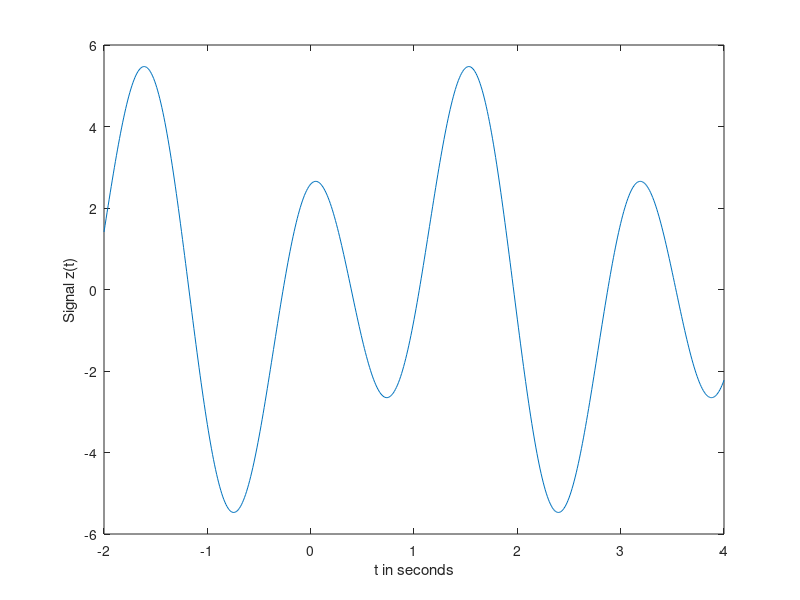

Write the MATLAB code that produced this figure.
t = -2 : 0.01 : 4;
z = 4 * cos(4 * t) + 2 * sin(2 * t - pi / 4);

plot(t, z);
xlabel('t in seconds');
ylabel('Signal z(t)');
